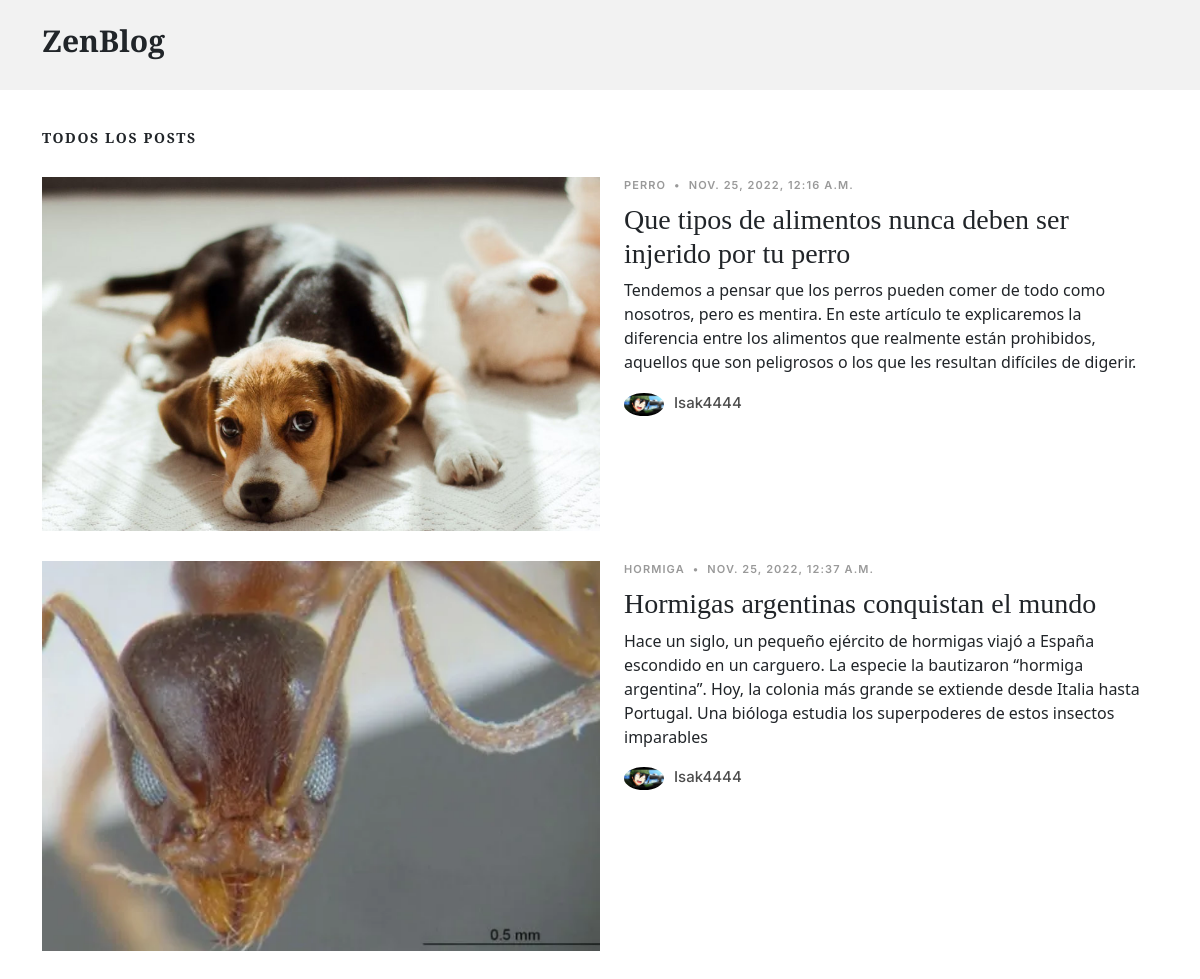
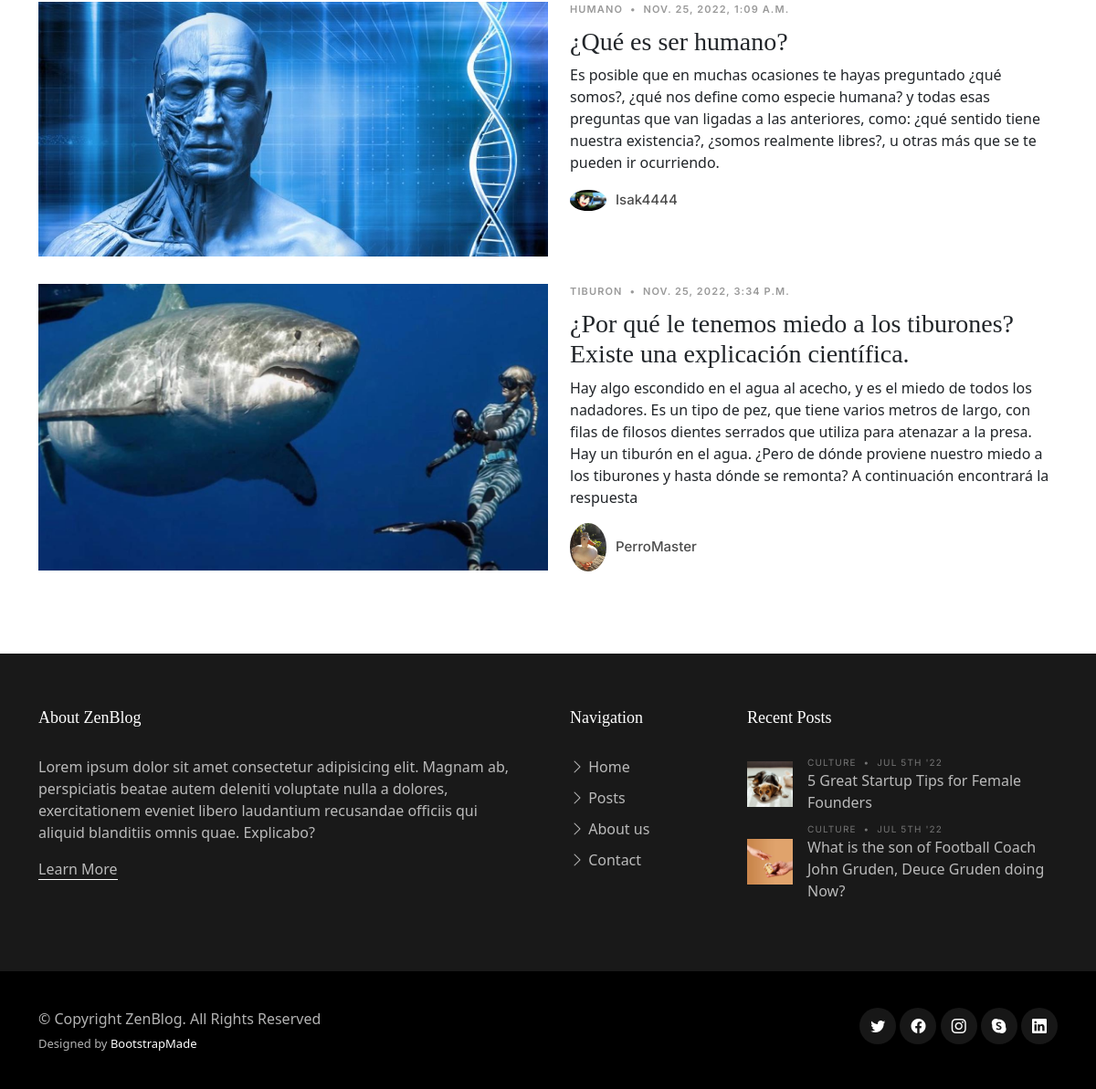
Page /Appzoologico/Posts/ on the committed database (2 pictures, top to bottom).
### Appzoologico/models.py (models this page shows, shortened)
class Posteo(models.Model):
    titulo = models.CharField(max_length=80)
    subtitulo = models.TextField(max_length=400)
    posteo = models.TextField(max_length=2000)
    user = models.ForeignKey(User, on_delete=models.CASCADE)
    fecha_post = models.DateTimeField(auto_now=False, auto_now_add=False)
    animal = models.CharField(default='',max_length=80)
    imagen = models.ImageField(upload_to='posts', null=True, blank = True)
    avatar_url = models.CharField(default='',max_length=100)

### Appzoologico/views.py (the view)
# urls.py: path('Posts/', view_posts, name="posts"),
def view_posts(request):
    post = Posteo.objects.all()
    return render(request, "Posts.html", {'post': post})

### Appzoologico/templates/Posts.html
{% extends 'indexZoo.html' %}
{% load static %}
{% block Main %}
<main id="main">
    <section>
      <div class="container">
          <div class="col-md-12" data-aos="fade-up">
            <h3 class="category-title">Todos los Posts</h3>
            {% for item in post %}
            <div class="d-md-flex post-entry-2 half">
              <a href="single-post.html" class="me-4 thumbnail">
                <img src="{{ item.imagen.url }}" alt="" class="img-fluid">
              </a>
              <div>
                <div class="post-meta"><span class="date">{{item.animal}}</span> <span class="mx-1">&bullet;</span> <span>{{item.fecha_post}}</span></div>
                <h3><a href="single-post.html">{{item.titulo}}</a></h3>
                <p>{{item.subtitulo}}</p>
                <div class="d-flex align-items-center author">
                  <div class="photo"><img src="{{ item.avatar_url }}" alt="" class="img-fluid"></div>
                  <div class="name">
                    <h3 class="m-0 p-0">{{item.user.username}}</h3>
                  </div>
                </div>
              </div>
            </div>
            {% endfor %}
          </div>
      </div>
    </section>
</main>
{% endblock %}

### Appzoologico/static/assets/css/variables.css (style rules this page uses)
:root { --font-default: 'EB Garamond', system-ui, -apple-system, "Segoe UI", Roboto, "Helvetica Neue", Arial, "Noto Sans", "Liberation Sans", sans-serif, "Apple Color Emoji", "Segoe UI Emoji", "Segoe UI Symbol", "Noto Color Emoji"; --font-primary: 'EB Garamond', serif; --font-secondary: 'Inter', sans-serif; --color-default: #212529; --color-default-rgb: 33, 37, 41; --color-links: #212529; --color-links-hover: #15171a; --color-primary: #212529; --color-primary-light: #26282c; --color-primary-dark: #0b0c0e; --color-primary-rgb: 33, 37, 41; --color-primary-light-rgb: 38, 40, 44; --color-primary-dark-rgb: 11, 12, 14; --color-secondary: #596d80; --color-secondary-light: #8498aa; --color-secondary-dark: #404f5c; --color-secondary-rgb: 89, 109, 128; --color-secondary-light-rgb: 132, 152, 170; --color-secondary-dark-rgb: 64, 79, 92; --color-blue: #0d6efd; --color-blue-rgb: 13, 110, 253; --color-indigo: #6610f2; --color-indigo-rgb: 102, 16, 242; --color-purple: #6f42c1; --color-purple-rgb: 111, 66, 193; --color-pink: #f3268c; --color-pink-rgb: 243, 38, 140; --color-red: #df1529; --color-red-rgb: 223, 21, 4; --color-orange: #fd7e14; --color-orange-rgb: 253, 126, 20; --color-yellow: #ffc107; --color-yellow-rgb: 255, 193, 7; --color-green: #059652; --color-green-rgb: 5, 150, 82; --color-teal: #20c997; --color-teal-rgb: 32, 201, 151; --color-cyan: #0dcaf0; --color-cyan-rgb: 13, 202, 240; --color-white: #ffffff; --color-white-rgb: 255, 255, 255; --color-gray: #6c757d; --color-gray-rgb: 108, 117, 125; --color-black: #000000; --color-black-rgb: 0, 0, 0; }
:root { --bs-blue: var(--color-blue); --bs-indigo: var(--color-indigo); --bs-purple: var(--color-purple); --bs-pink: var(--color-pink); --bs-red: var(--color-red); --bs-orange: var(--color-orange); --bs-yellow: var(--color-yellow); --bs-green: var(--color-green); --bs-teal: var(--color-teal); --bs-cyan: var(--color-cyan); --bs-white: var(--color-white); --bs-gray: var(--color-gray); --bs-gray-dark: #343a40; --bs-gray-100: #f8f9fa; --bs-gray-200: #e9ecef; --bs-gray-300: #dee2e6; --bs-gray-400: #ced4da; --bs-gray-500: #adb5bd; --bs-gray-600: #6c757d; --bs-gray-700: #495057; --bs-gray-800: #343a40; --bs-gray-900: #212529; --bs-primary: var(--color-blue); --bs-secondary: var(--color-blue); --bs-success: #198754; --bs-info: #0dcaf0; --bs-warning: #ffc107; --bs-danger: #dc3545; --bs-light: #f8f9fa; --bs-dark: #212529; --bs-primary-rgb: var(--color-primary-rgb); --bs-secondary-rgb: var(--color-secondary-rgb); --bs-success-rgb: 25, 135, 84; --bs-info-rgb: 13, 202, 240; --bs-warning-rgb: 255, 193, 7; --bs-danger-rgb: 220, 53, 69; --bs-light-rgb: 248, 249, 250; --bs-dark-rgb: 33, 37, 41; --bs-white-rgb: var(--color-white-rgb); --bs-black-rgb: var(--color-black-rgb); --bs-body-color-rgb: var(--color-default-rgb); --bs-body-bg-rgb: 255, 255, 255; --bs-font-sans-serif: var(--font-default); --bs-font-monospace: SFMono-Regular, Menlo, Monaco, Consolas, "Liberation Mono", "Courier New", monospace; --bs-gradient: linear-gradient(180deg, rgba(255, 255, 255, 0.15), rgba(255, 255, 255, 0)); --bs-body-font-family: var(--font-default); --bs-body-font-size: 1rem; --bs-body-font-weight: 400; --bs-body-line-height: 1.5; --bs-body-color: var(--color-default); --bs-body-bg: #fff; }

### rows in the picture
Posteo: imagen (picture), animal "PERRO", fecha_post "NOV. 25, 2022, 12:16 A.M.", titulo "Que tipos de alimentos nunca deben ser injerido por tu perro", subtitulo "Tendemos a pensar que los perros pueden comer de todo como nosotros, pero es mentira. En este artículo te explicaremos la diferencia entre los alimentos que realmente están prohibidos, aquellos que son peligrosos o los que les resultan difíciles de digerir.", avatar_url (picture), user.username "Isak4444"
Posteo: imagen (picture), animal "HORMIGA", fecha_post "NOV. 25, 2022, 12:37 A.M.", titulo "Hormigas argentinas conquistan el mundo", subtitulo "Hace un siglo, un pequeño ejército de hormigas viajó a España escondido en un carguero. La especie la bautizaron “hormiga argentina”. Hoy, la colonia más grande se extiende desde Italia hasta Portugal. Una bióloga estudia los superpoderes de estos insectos imparables", avatar_url (picture), user.username "Isak4444"
Posteo: imagen (picture), animal "HUMANO", fecha_post "NOV. 25, 2022, 1:09 A.M.", titulo "¿Qué es ser humano?", subtitulo "Es posible que en muchas ocasiones te hayas preguntado ¿qué somos?, ¿qué nos define como especie humana? y todas esas preguntas que van ligadas a las anteriores, como: ¿qué sentido tiene nuestra existencia?, ¿somos realmente libres?, u otras más que se te pueden ir ocurriendo.", avatar_url (picture), user.username "Isak4444"
Posteo: imagen (picture), animal "TIBURON", fecha_post "NOV. 25, 2022, 3:34 P.M.", titulo "¿Por qué le tenemos miedo a los tiburones? Existe una explicación científica.", subtitulo "Hay algo escondido en el agua al acecho, y es el miedo de todos los nadadores. Es un tipo de pez, que tiene varios metros de largo, con filas de filosos dientes serrados que utiliza para atenazar a la presa. Hay un tiburón en el agua. ¿Pero de dónde proviene nuestro miedo a los tiburones y hasta dónde se remonta? A continuación encontrará la respuesta", avatar_url (picture), user.username "PerroMaster"
